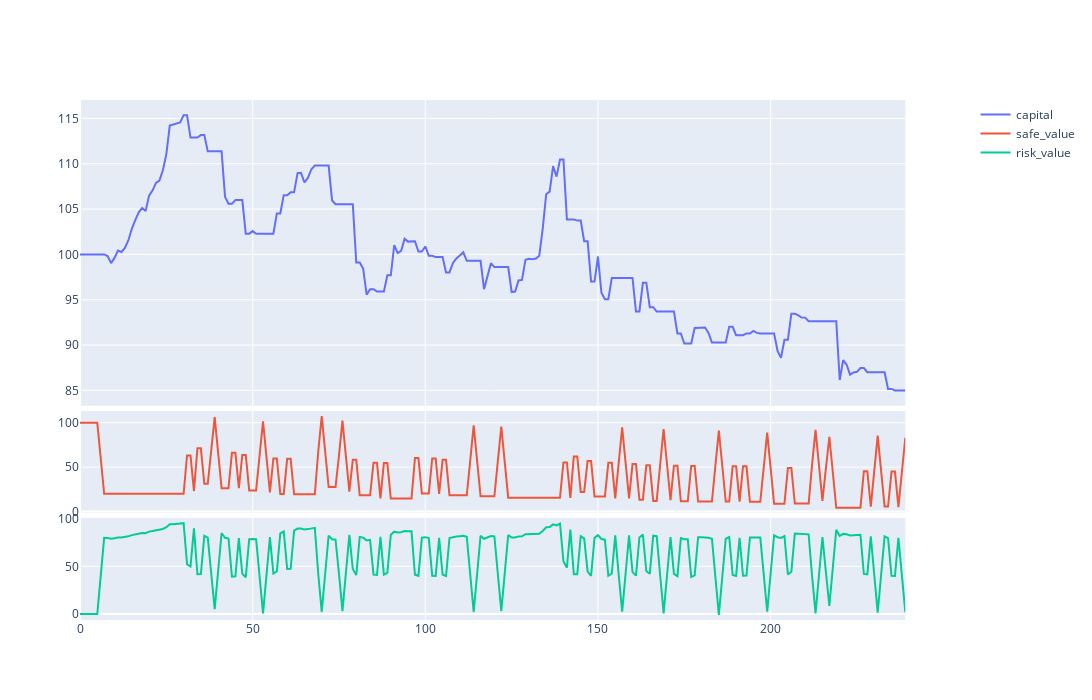

This figure's notebook cell:
### Code cell
w.report.plot_portfolio()

### Figure 1 — Plotly figure (JSON) as saved in the notebook; plotly's stock layout.template omitted (floating-point values rounded to 4 significant figures; data arrays with more than 128 entries replaced by an {"elided": "..."} marker saying what was removed)
{"data": [{"name": "capital", "type": "scatter", "x": {"elided": "240 int values"}, "xaxis": "x", "y": {"elided": "240 float values"}, "yaxis": "y"}, {"name": "safe_value", "type": "scatter", "x": {"elided": "240 int values"}, "xaxis": "x2", "y": {"elided": "240 float values"}, "yaxis": "y3"}, {"name": "risk_value", "type": "scatter", "x": {"elided": "240 int values"}, "xaxis": "x3", "y": {"elided": "240 float values"}, "yaxis": "y5"}], "layout": {"height": 700, "width": 1200, "xaxis": {"anchor": "y", "domain": [0, 0.94], "matches": "x3", "showticklabels": false}, "xaxis2": {"anchor": "y3", "domain": [0, 0.94], "matches": "x3", "showticklabels": false}, "xaxis3": {"anchor": "y5", "domain": [0, 0.94]}, "yaxis": {"anchor": "x", "domain": [0.412, 1]}, "yaxis2": {"anchor": "x", "overlaying": "y", "side": "right"}, "yaxis3": {"anchor": "x2", "domain": [0.206, 0.402]}, "yaxis4": {"anchor": "x2", "overlaying": "y3", "side": "right"}, "yaxis5": {"anchor": "x3", "domain": [0, 0.196]}, "yaxis6": {"anchor": "x3", "overlaying": "y5", "side": "right"}}}
